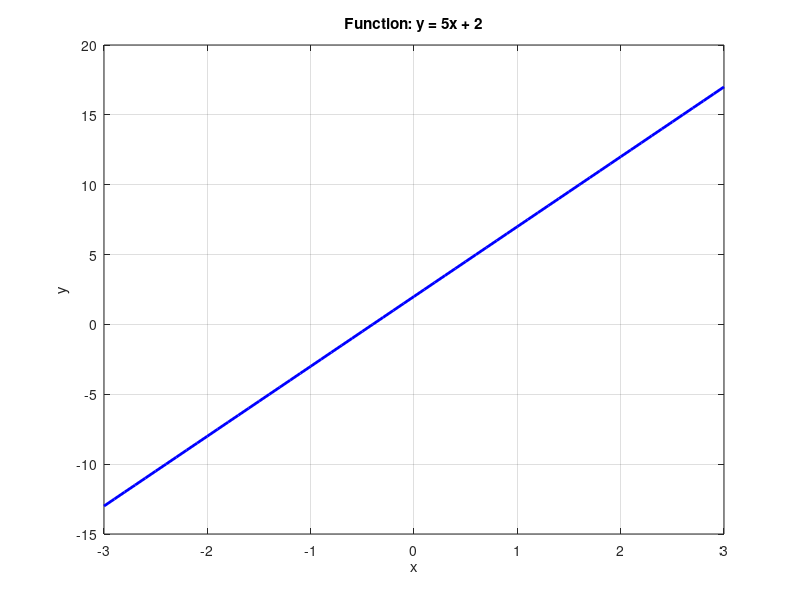

Here is the MATLAB script that generated this plot:
x = -3:0.1:3; % x values from -3 to 3 with a step of 0.1
y = 5 * x + 2;
figure;  % Create the plot
plot(x, y, 'b-', 'LineWidth', 2);
xlabel('x');
ylabel('y');
title('Function: y = 5x + 2');
grid on; % Add grid